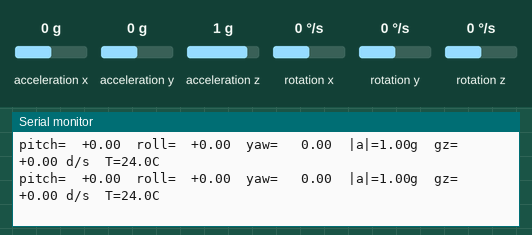
Recording of a sketch running on a simulated ESP32. On the bench: the last lines printed to the serial monitor. Wiring (inferred from the names in the program): MPU-6050 motion sensor at I2C address 0x68. Inputs (shaded band) come from the test bench; at power-on: acceleration x 0 g, acceleration y 0 g, acceleration z 1 g, rotation z 0 °/s, rotation x 0 °/s, rotation y 0 °/s.

Above: at 3.8 s.
3.9 s: acceleration x set to -1.4 g
At 4.03 s:
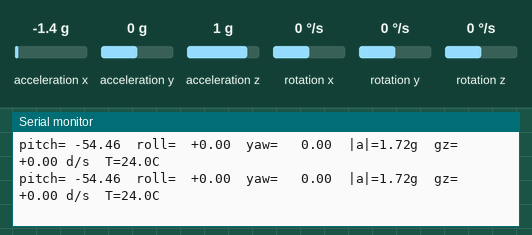
5.8 s: acceleration y set to -1.4 g
At 5.87 s:
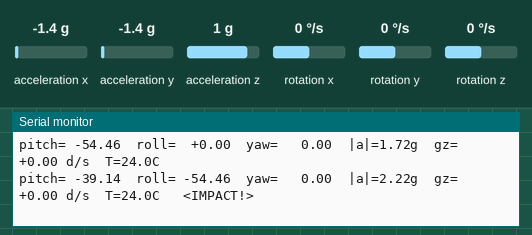
7.7 s: acceleration z set to -1.4 g
At 7.84 s:
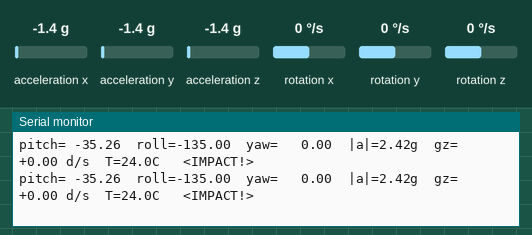
9.6 s: rotation z set to -192 °/s
At 9.7 s:
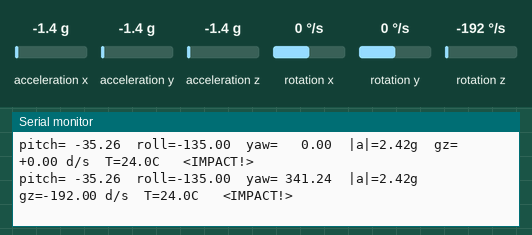
11.3 s: acceleration x set to 0 g
At 11.36 s:
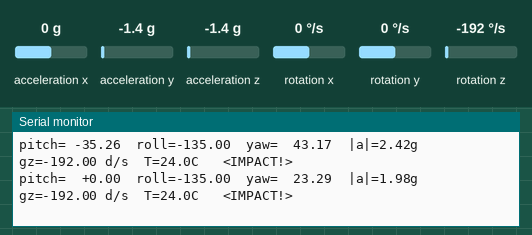
12.9 s: acceleration y set to -0.8 g
At 12.91 s:
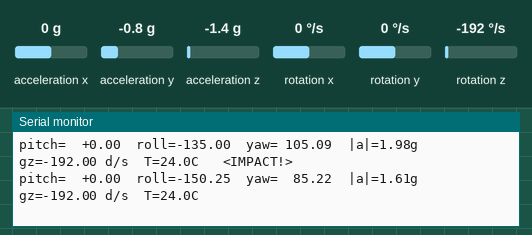
Timing chart, 0 to 15.5 s (numbered marks = the images above; inputs shaded):
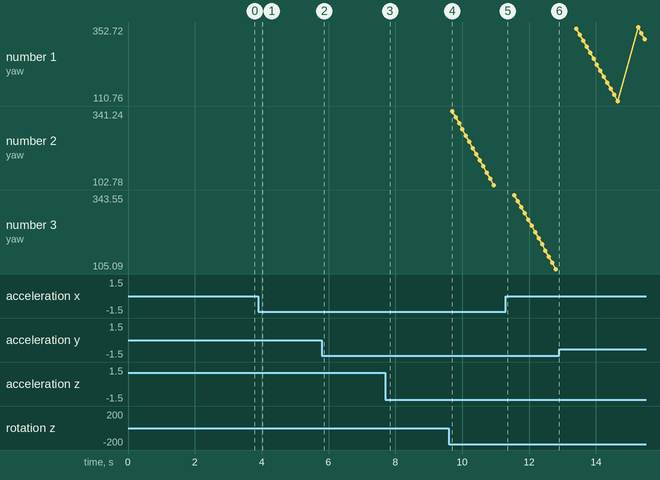

Measured:
- after the input at 3.9 s, the serial monitor: prints a new line at once (image 1)
- after the input at 5.8 s, the serial monitor: prints a new line after 0.07 s (image 2)
- after the input at 7.7 s, the serial monitor: prints a new line at once (image 3)
- after the input at 9.6 s, the serial monitor: prints a new line after 0.10 s (image 4)
- after the input at 11.3 s, the serial monitor: prints a new line after 0.05 s (image 5)
- after the input at 12.9 s, the serial monitor: prints a new line at once (image 6)

The sketch:

imu_test.ino
```cpp
// =====================================================================
//  MPU6050 IMU TEST — ESP32 DevKit V1
//  SDA = GPIO 21, SCL = GPIO 22  (same as nova-bot config.h)
//
//  No extra libraries needed — talks to the MPU6050 directly over I2C.
//
//  What it does:
//   1. I2C scan   -> confirms the sensor is visible (expect 0x68)
//   2. WHO_AM_I   -> confirms it's really an MPU6050
//   3. Gyro bias calibration (keep the robot STILL for ~2 s at boot)
//   4. Live readout @10 Hz:
//        pitch / roll (deg, from accelerometer)
//        yaw          (deg, integrated gyro Z — will drift slowly, normal)
//        accel magnitude in g  (~1.00 at rest)
//        temperature
//
//  How to verify it works:
//   * Flat on the table   -> pitch ≈ 0, roll ≈ 0, |a| ≈ 1.00 g
//   * Tilt nose up        -> pitch goes positive (or negative — note sign)
//   * Tilt right side down-> roll changes
//   * Rotate on the spot  -> yaw follows, returns near start value
//   * Tap the chassis     -> |a| spikes above 1 g  (impact detection input)
//
//  Serial monitor: 115200 baud
// =====================================================================

#include <Arduino.h>
#include <Wire.h>

#define PIN_I2C_SDA  21
#define PIN_I2C_SCL  22

#define MPU_ADDR      0x68   // AD0 low (0x69 if AD0 tied high)
#define REG_PWR_MGMT1 0x6B
#define REG_SMPLRT    0x19
#define REG_CONFIG    0x1A
#define REG_GYRO_CFG  0x1B
#define REG_ACCEL_CFG 0x1C
#define REG_WHO_AM_I  0x75
#define REG_DATA      0x3B   // ACCEL_XOUT_H .. GYRO_ZOUT_L (14 bytes)

// scale factors for the ranges we configure below
const float ACC_LSB_PER_G   = 4096.0f;   // ±8 g
const float GYRO_LSB_PER_DPS = 65.5f;    // ±500 °/s

float yaw = 0, gyroZbias = 0;
uint32_t lastUs = 0;

bool writeReg(uint8_t reg, uint8_t val) {
  Wire.beginTransmission(MPU_ADDR);
  Wire.write(reg); Wire.write(val);
  return Wire.endTransmission() == 0;
}

uint8_t readReg(uint8_t reg) {
  Wire.beginTransmission(MPU_ADDR);
  Wire.write(reg);
  Wire.endTransmission(false);
  Wire.requestFrom((int)MPU_ADDR, 1);
  return Wire.available() ? Wire.read() : 0xFF;
}

bool readRaw(int16_t &ax, int16_t &ay, int16_t &az,
             int16_t &tmp,
             int16_t &gx, int16_t &gy, int16_t &gz) {
  Wire.beginTransmission(MPU_ADDR);
  Wire.write(REG_DATA);
  if (Wire.endTransmission(false) != 0) return false;
  if (Wire.requestFrom((int)MPU_ADDR, 14) != 14) return false;
  ax = (Wire.read() << 8) | Wire.read();
  ay = (Wire.read() << 8) | Wire.read();
  az = (Wire.read() << 8) | Wire.read();
  tmp = (Wire.read() << 8) | Wire.read();
  gx = (Wire.read() << 8) | Wire.read();
  gy = (Wire.read() << 8) | Wire.read();
  gz = (Wire.read() << 8) | Wire.read();
  return true;
}

void i2cScan() {
  Serial.println("[i2c] scanning...");
  int found = 0;
  for (uint8_t a = 1; a < 127; a++) {
    Wire.beginTransmission(a);
    if (Wire.endTransmission() == 0) {
      Serial.printf("[i2c] device at 0x%02X%s\n", a, a == 0x68 || a == 0x69 ? "  <- MPU6050?" : "");
      found++;
    }
  }
  if (!found) Serial.println("[i2c] NO devices found -> check SDA=21 SCL=22, VCC(3.3V), GND wiring");
}

void setup() {
  Serial.begin(115200);
  delay(400);
  Serial.println("\n=== MPU6050 IMU TEST ===");

  Wire.begin(PIN_I2C_SDA, PIN_I2C_SCL);
  Wire.setClock(400000);

  i2cScan();

  uint8_t who = readReg(REG_WHO_AM_I);
  Serial.printf("[imu] WHO_AM_I = 0x%02X %s\n", who,
                who == 0x68 ? "(OK, MPU6050)" : "(unexpected — check wiring/address)");

  // wake up + configure
  writeReg(REG_PWR_MGMT1, 0x00);        // wake, internal clock
  delay(50);
  writeReg(REG_PWR_MGMT1, 0x01);        // clock = gyro X PLL (more stable)
  writeReg(REG_SMPLRT,    0x04);        // 200 Hz sample rate
  writeReg(REG_CONFIG,    0x03);        // DLPF ~44 Hz (matches main firmware)
  writeReg(REG_GYRO_CFG,  0x08);        // ±500 °/s
  writeReg(REG_ACCEL_CFG, 0x10);        // ±8 g

  // gyro-Z bias calibration — keep the robot STILL
  Serial.println("[imu] calibrating gyro bias, keep still...");
  float sum = 0; const int N = 400;
  int16_t ax, ay, az, t, gx, gy, gz;
  for (int i = 0; i < N; i++) {
    if (readRaw(ax, ay, az, t, gx, gy, gz)) sum += gz / GYRO_LSB_PER_DPS;
    delay(4);
  }
  gyroZbias = sum / N;
  Serial.printf("[imu] gyro-Z bias = %.3f deg/s\n", gyroZbias);
  Serial.println("[imu] streaming... tilt / rotate / tap the board and watch the numbers\n");
  lastUs = micros();
}

uint32_t lastPrint = 0;

void loop() {
  int16_t rax, ray, raz, rt, rgx, rgy, rgz;
  if (!readRaw(rax, ray, raz, rt, rgx, rgy, rgz)) {
    Serial.println("[imu] read FAILED — wiring dropped?");
    delay(500);
    return;
  }

  uint32_t now = micros();
  float dt = (now - lastUs) / 1e6f;
  lastUs = now;

  float ax = rax / ACC_LSB_PER_G;
  float ay = ray / ACC_LSB_PER_G;
  float az = raz / ACC_LSB_PER_G;
  float gzdps = rgz / GYRO_LSB_PER_DPS - gyroZbias;

  // same math as the main firmware
  float accMag = sqrtf(ax * ax + ay * ay + az * az);                       // in g
  float pitch  = atan2f(ax, sqrtf(ay * ay + az * az)) * 57.2958f;
  float roll   = atan2f(ay, az) * 57.2958f;
  yaw += gzdps * dt;
  while (yaw < 0)    yaw += 360.0f;
  while (yaw >= 360) yaw -= 360.0f;

  float tempC = rt / 340.0f + 36.53f;

  if (millis() - lastPrint > 100) {   // 10 Hz print
    lastPrint = millis();
    Serial.printf("pitch=%+7.2f  roll=%+7.2f  yaw=%7.2f  |a|=%.2fg  gz=%+7.2f d/s  T=%.1fC%s\n",
                  pitch, roll, yaw, accMag, gzdps, tempC,
                  accMag > 1.8f ? "   <IMPACT!>" : "");
  }
  delay(2);
}
```
